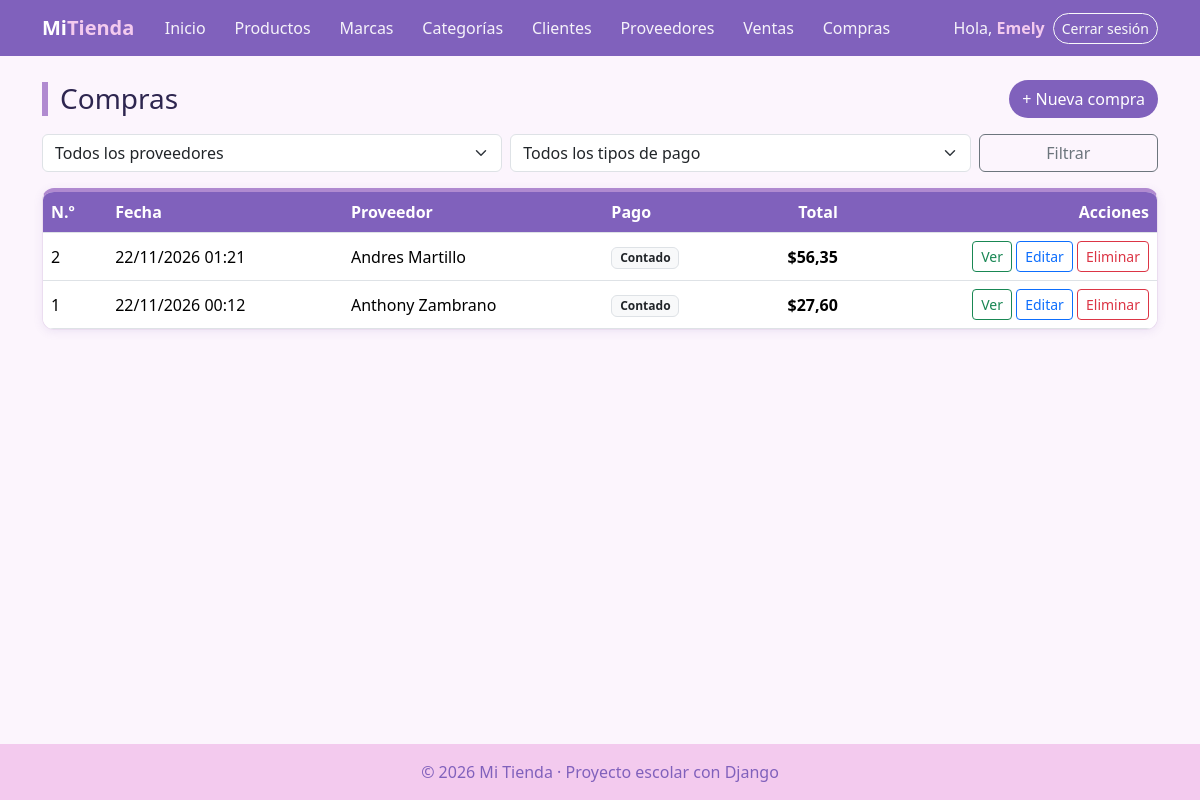
The app's page /facturacion/compras/ (signed in) with its own data.
### facturacion/models.py (models this page shows, shortened)
class ModeloBase(models.Model):
    user = models.ForeignKey(                    # 1:N con User: un usuario registra muchos registros
        User,
        on_delete=models.SET_NULL,               # Si borran al usuario, el registro se queda con user vacío
        null=True,                               # SET_NULL necesita que la columna acepte NULL
        blank=True,
        editable=False,                          # No aparece en formularios: lo llena la VISTA, no la persona
        related_name="%(class)s_registrados",    # %(class)s = nombre del modelo → user.producto_registrados
        verbose_name="Registrado por",
    )
    fecha_creacion = models.DateTimeField("Fecha de creación", auto_now_add=True)   # Se llena sola al CREAR
    fecha_modificacion = models.DateTimeField("Última modificación", auto_now=True) # Se actualiza sola en CADA save()
    class Meta:
        abstract = True                          # ← LA CLAVE: modelo "molde", sin tabla propia

class Compra(ModeloBase):
    proveedor = models.ForeignKey(Proveedor, on_delete=models.PROTECT, related_name="compras")
    fecha_hora = models.DateTimeField("Fecha y hora", default=timezone.now)
    subtotal = models.DecimalField(max_digits=12, decimal_places=2, default=0, editable=False)
    iva = models.DecimalField("IVA", max_digits=12, decimal_places=2, default=0, editable=False)
    total = models.DecimalField(max_digits=12, decimal_places=2, default=0, editable=False)
    tipo_pago = models.CharField("Tipo de pago", max_length=15, choices=TipoPago.choices, default=TipoPago.CONTADO)
    class Meta:
        verbose_name = "Compra"
        verbose_name_plural = "Compras"
        ordering = ["-fecha_hora"]

class Proveedor(ModeloBase):                     # NUEVO
    nombre = models.CharField(max_length=80)
    apellido = models.CharField(max_length=80)
    ruc = models.CharField("RUC", max_length=13, unique=True)        # RUC de Ecuador: 13 dígitos
    email = models.EmailField("Correo", blank=True)
    contacto = models.CharField("Teléfono de contacto", max_length=15, blank=True)
    logo = models.ImageField(upload_to="proveedores/", blank=True)   # Archivo en MEDIA_ROOT/proveedores/
    class Meta:
        verbose_name = "Proveedor"
        verbose_name_plural = "Proveedores"
        ordering = ["nombre", "apellido"]
    def __str__(self):
        return f"{self.nombre} {self.apellido}"

### facturacion/views.py (the view)
# urls.py: path("compras/", views.CompraListView.as_view(), name="compra_lista"),
class CompraListView(LoginRequiredMixin, ListView):        # LISTAR (filtro por proveedor y tipo de pago)
    model = Compra
    template_name = "facturacion/compra_lista.html"
    context_object_name = "compras"
    paginate_by = 10
    extra_context = {"titulo": "Compras", "tipos_pago": TipoPago.choices}
    def get_queryset(self):
        compras = super().get_queryset().select_related("proveedor")   # JOIN con proveedor
        proveedor = self.request.GET.get("proveedor", "")
        tipo = self.request.GET.get("tipo_pago", "")
        if proveedor.isdigit():                            # solo si llegó un id válido
            compras = compras.filter(proveedor_id=proveedor)
        if tipo:
            compras = compras.filter(tipo_pago=tipo)
        return compras
    def get_context_data(self, **kwargs):
        contexto = super().get_context_data(**kwargs)
        contexto["proveedores"] = Proveedor.objects.all()  # opciones del filtro (se leen en cada petición)
        contexto["proveedor"] = self.request.GET.get("proveedor", "")
        contexto["tipo_pago"] = self.request.GET.get("tipo_pago", "")
        return contexto

### facturacion/templates/facturacion/compra_lista.html (shortened to what this page needs)
{% extends "base.html" %}
{% block contenido %}
<div class="d-flex justify-content-between align-items-center flex-wrap gap-2 mb-3">
    <h1 class="h3 titulo-pagina m-0">{{ titulo }}</h1>
    <a href="{% url 'facturacion:compra_crear' %}" class="btn btn-verde">+ Nueva compra</a>
</div>
<form method="get" class="row g-2 mb-3">
    <div class="col-md-5">
        <select name="proveedor" class="form-select">
            <option value="">Todos los proveedores</option>
        </select>
    </div>
    <div class="col-md-5">
        <select name="tipo_pago" class="form-select">
            <option value="">Todos los tipos de pago</option>
        </select>
    </div>
    <div class="col-md-2"><button type="submit" class="btn btn-outline-secondary w-100">Filtrar</button></div>
</form>
<div class="tarjeta p-0 table-responsive">
    <table class="table table-hover align-middle m-0">
        <thead>
            <tr><th>N.º</th><th>Fecha</th><th>Proveedor</th><th>Pago</th><th class="text-end">Total</th><th class="text-end">Acciones</th></tr>
        </thead>
        <tbody>
            {% for compra in compras %}
            <tr>
                <td>{{ compra.pk }}</td>
                <td>{{ compra.fecha_hora|date:"d/m/Y H:i" }}</td>
                <td>{{ compra.proveedor }}</td>
                <td><span class="badge bg-light text-dark border">{{ compra.get_tipo_pago_display }}</span></td>
                <td class="text-end fw-semibold">${{ compra.total }}</td>
                <td class="text-end text-nowrap">
                    <a href="{% url 'facturacion:compra_detalle' compra.pk %}" class="btn btn-sm btn-outline-success">Ver</a>
                    <a href="{% url 'facturacion:compra_editar' compra.pk %}" class="btn btn-sm btn-outline-primary">Editar</a>
                    <a href="{% url 'facturacion:compra_eliminar' compra.pk %}" class="btn btn-sm btn-outline-danger">Eliminar</a>
                </td>
            </tr>
            {% empty %}
            <tr><td colspan="6" class="text-center text-muted py-4">No hay compras.</td></tr>
            {% endfor %}
        </tbody>
    </table>
</div>
{% endblock %}

### templates/base.html (shortened to what this page needs)
{% load static %}
<!DOCTYPE html>
<html lang="es">
<head>
    <link href="https://cdn.jsdelivr.net/npm/bootstrap@5.3.3/dist/css/bootstrap.min.css" rel="stylesheet">
    <link rel="stylesheet" href="{% static 'css/estilos.css' %}?v=5">
</head>
<body>
    <nav class="navbar navbar-expand-lg navbar-dark barra">
        <div class="container">
            <a class="navbar-brand fw-bold" href="{% url 'home' %}">Mi<span class="text-warning">Tienda</span></a>
            <div class="collapse navbar-collapse" id="menu">
                <ul class="navbar-nav me-auto">
                    <li class="nav-item"><a class="nav-link" href="{% url 'home' %}">Inicio</a></li>
                    {% if user.is_authenticated %}
                        <li class="nav-item"><a class="nav-link" href="{% url 'facturacion:producto_lista' %}">Productos</a></li>
                        <li class="nav-item"><a class="nav-link" href="{% url 'facturacion:marca_lista' %}">Marcas</a></li>
                        <li class="nav-item"><a class="nav-link" href="{% url 'facturacion:categoria_lista' %}">Categorías</a></li>
                        <li class="nav-item"><a class="nav-link" href="{% url 'facturacion:cliente_lista' %}">Clientes</a></li>
                        <li class="nav-item"><a class="nav-link" href="{% url 'facturacion:proveedor_lista' %}">Proveedores</a></li>
                        <li class="nav-item"><a class="nav-link" href="{% url 'facturacion:venta_lista' %}">Ventas</a></li>
                        <li class="nav-item"><a class="nav-link" href="{% url 'facturacion:compra_lista' %}">Compras</a></li>
                    {% endif %}
                </ul>
                <ul class="navbar-nav align-items-lg-center gap-2">
                    {% if user.is_authenticated %}
                        <li class="nav-item navbar-text">Hola, <a href="{% url 'facturacion:mi_perfil' %}" class="text-warning fw-bold text-decoration-none">{{ user.username }}</a></li>
                        <li class="nav-item">
                            <form method="post" action="{% url 'logout' %}" class="m-0">
                                <button type="submit" class="btn btn-sm btn-outline-light">Cerrar sesión</button>
                            </form>
                        </li>
                    {% else %}
                        <li class="nav-item"><a class="nav-link" href="{% url 'login' %}">Ingresar</a></li>
                        <li class="nav-item"><a class="btn btn-sm btn-warning" href="{% url 'registro' %}">Crear cuenta</a></li>
                    {% endif %}
                </ul>
            </div>
        </div>
    </nav>
    <main class="container py-4">
        {% block contenido %}{% endblock %}
    </main>
    <footer class="pie text-center py-3">© 2026 Mi Tienda · Proyecto escolar con Django</footer>
</body>
</html>

### static/css/estilos.css (style rules this page uses)
:root { --acento: #8061bc; --acento-claro: #8566BE; --rosa: #F3CAEE; --azul: #8E9BD8; --morado: #B08AD0; --fondo: #FCF5FD; --texto: #2E2650; --borde: #EBDDF0; }
body { background-color: var(--fondo); color: var(--texto); min-height: 100vh; display: flex; flex-direction: column; }
main { flex: 1; }
.barra { background-color: var(--acento); }
.barra .text-warning { color: var(--rosa) !important; }
.titulo-pagina { border-left: 6px solid var(--morado); padding-left: 12px; }
.tarjeta { background: white; border: 1px solid var(--borde); border-radius: 12px; padding: 24px; box-shadow: 0 2px 10px rgba(107, 79, 163, .10); }
.table thead th { background-color: var(--acento); color: white; }
.btn-verde { background-color: var(--acento); color: white; border-radius: 999px; }
.pie { background-color: var(--rosa); color: var(--acento); }
.table td, .table th { vertical-align: middle; }
.barra .navbar-nav .nav-link { color: rgba(255, 255, 255, .92); border-radius: 999px; padding: .4rem .9rem; transition: background .2s; }
.barra .navbar-text { color: rgba(255, 255, 255, .92); }
.barra .btn-outline-light { border-radius: 999px; }
.tarjeta { border-top: 4px solid var(--morado); }

### records on screen
Compra: pk "2", fecha_hora "22/11/2026 01:21", proveedor "Andres Martillo", tipo_pago "Contado", total "56,35"
Compra: pk "1", fecha_hora "22/11/2026 00:12", proveedor "Anthony Zambrano", tipo_pago "Contado", total "27,60"

### other values on screen
{{ user.username }} "Emely"
{{ titulo }} "Compras"
